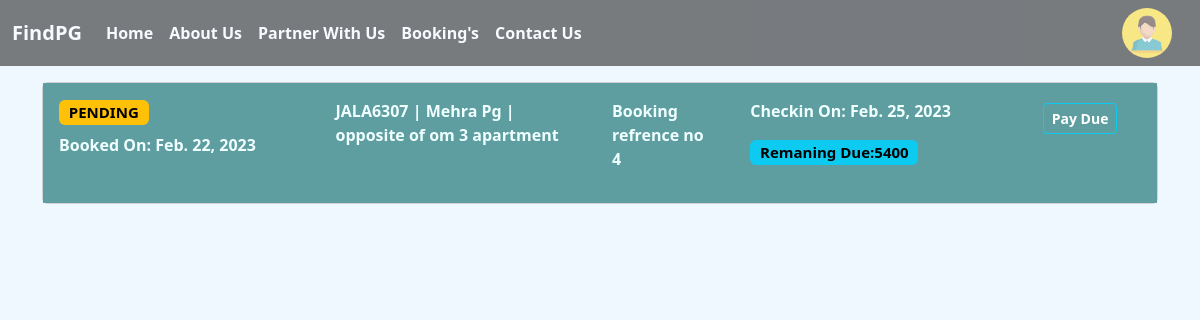
Page /booking/ (signed in) on the committed database.
### PG/models.py (models this page shows)
class Proof(models.Model):
    sno=models.AutoField(primary_key=True)
    name=models.CharField(max_length=50,default='')
    info=models.ForeignKey(Booking,on_delete=models.CASCADE)
    img=models.ImageField(upload_to='room/proof')
    b_date=models.DateField(auto_now_add=True)
    file=models.FileField(blank=True)
    status=models.CharField(max_length=30)

class Booking(models.Model):
    sno=models.AutoField(primary_key=True)
    name=models.CharField(max_length=50)
    email=models.CharField(max_length=50)
    phone=models.CharField(max_length=13)
    age=models.IntegerField()
    gender=models.CharField(max_length=10)
    a_date=models.DateField(auto_now_add=False)
    month=models.IntegerField(default=1)
    residance=models.CharField(max_length=100)
    tfare=models.IntegerField(default=0)
    amount_paid=models.IntegerField(default=0)
    remaining_due=models.IntegerField(default=0)
    info=models.ForeignKey(RentarDetail,on_delete=models.CASCADE,default='')
    b_date=models.DateField(auto_now_add=True)
    b_time=models.TimeField(auto_now_add=True)

class RentarDetail(models.Model):
    sno=models.AutoField(primary_key=True)
    name=models.CharField(max_length=20)
    phone=models.CharField(max_length=13)
    email=models.CharField(max_length=20)
    City=models.CharField(max_length=20)
    main_address=models.CharField(max_length=100)
    detailed_address=models.CharField(max_length=500)
    room_details=models.TextField()
    room_vacent=models.IntegerField()
    nearby_facilities=models.TextField(default='')
    price=models.IntegerField(default=0)
    status=models.BooleanField(default=False)
    map=models.CharField(max_length=2000,default='')

### PG/views.py (the view)
# urls.py: path('booking/',views.booking,name="booking"),
def booking(request):
    if request.user.is_authenticated:
        obj=Proof.objects.filter(name=request.user)
        print(obj)
        if len(obj)==0:
            return render(request,'notfound.html')
        return render(request,'your_booking.html',{'obj':obj})
    else:
        messages.warning(request,'Login Or SingUp')
        return redirect('login')

### templates/your_booking.html (shortened to what this page needs)
{% extends 'base.html' %}
{% block body %}
<div class="container mt-3">
    {% for item in obj  %}
    <div class="card my-2">
        <div class="card-body" style="background-color: cadetblue; color: azure; font-weight: bold;">
            <div class="row">
                <div class="col-3 ">
                    {% if  item.status == 'True'%}
                    <h5><span class="badge text-bg-success">CONFIRMED</span></h5>
                    {% elif item.status == 'False' %}
                    <h5><span class="badge text-bg-danger">FAILED</span></h5>
                    {% else %}
                    <h5><span class="badge text-bg-warning">PENDING</span></h5>
                    {% endif %}
                    <p>Booked On: {{item.b_date}} </p>
                </div>
                <div class="col-3">
                    {{item.info.info.main_address}}
                </div>
                <div class="col">Booking refrence no
                    <p>{{item.sno}}</p>
                </div>
                <div class="col-3 ">
                    <p>Checkin On: {{item.info.a_date}} </p>
                    <span>
                    <h5><span class="badge text-bg-info">Remaning Due:{{item.info.remaining_due}} </span></h5>
                </div>
                <div class="col">
                    {% if not item.info.remaining_due %}
                    {% else %}
                    <a href='/{{item.sno}}/handleduepayment' type='button' class='btn btn-outline-info btn-sm my-1 mx-3'>Pay Due</a>
                    {% endif %}
                </div>
            </div>
        </div>
    </div>
    {% endfor %}
</div>
{% endblock body %}

### templates/base.html (style rules this page uses)
a { color: white !important; font-weight: bold !important; }

### templates/your_booking.html (style rules this page uses)
body { background-color: aliceblue; }

### rows in the picture
Proof: status "PENDING", b_date "Feb. 22, 2023", info.info.main_address "JALA6307 | Mehra Pg | opposite of om 3 apartment", sno "4", info.a_date "Feb. 25, 2023", info.remaining_due "5400"
